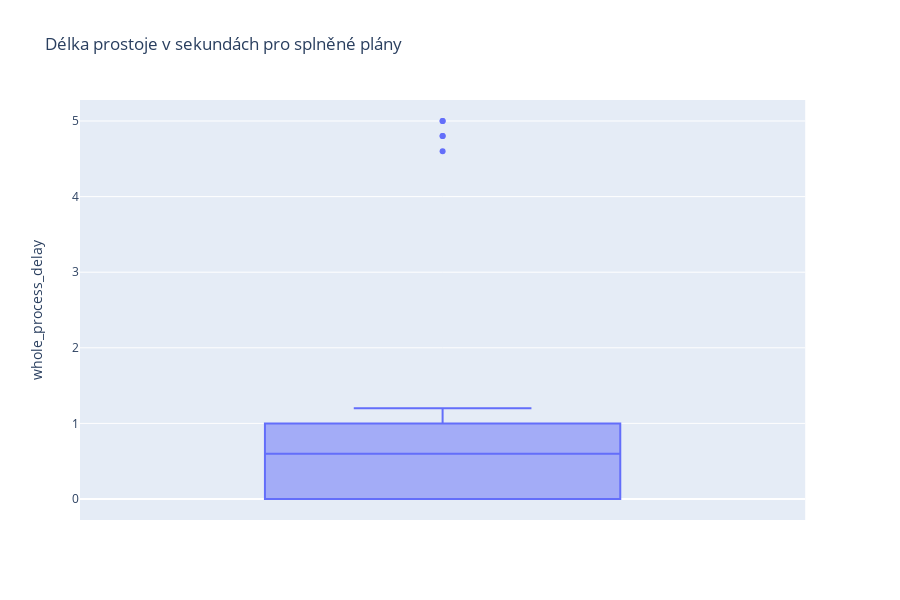

Notebook code for this chart:
### Code cell
px.box(df[(df.missing_plan_cnt_planned_time == 0)], y='whole_process_delay', title='Délka prostoje v sekundách pro splněné plány')

### Figure 1 — Plotly figure (JSON) as saved in the notebook; plotly's stock layout.template omitted (floating-point values rounded to 4 significant figures)
{"data": [{"alignmentgroup": "True", "hoverlabel": {"namelength": 0}, "hovertemplate": "whole_process_delay=%{y}", "legendgroup": "", "marker": {"color": "#636efa"}, "name": "", "notched": false, "offsetgroup": "", "orientation": "v", "showlegend": false, "type": "box", "x0": " ", "xaxis": "x", "y": [0, 0, 0, 0, 0, 0, 0, 0, 0, 0, 0, 0, 0.8, 0.8, 4.8, 4.8, 0.4, 0.4, 1.2, 1.2, 1.2, 1.2, 0.8, 0.8, 5, 5, 0.8, 0.8, 1.2, 0.8, 0.4, 0, 0, 0, 0.8, 0.4, 4.6, 0.4, 0.8, 0.8], "y0": " ", "yaxis": "y"}], "layout": {"boxmode": "group", "height": 600, "legend": {"tracegroupgap": 0}, "title": {"text": "Délka prostoje v sekundách pro splněné plány"}, "xaxis": {"anchor": "y", "domain": [0, 0.98]}, "yaxis": {"anchor": "x", "domain": [0, 1], "title": {"text": "whole_process_delay"}}}}
